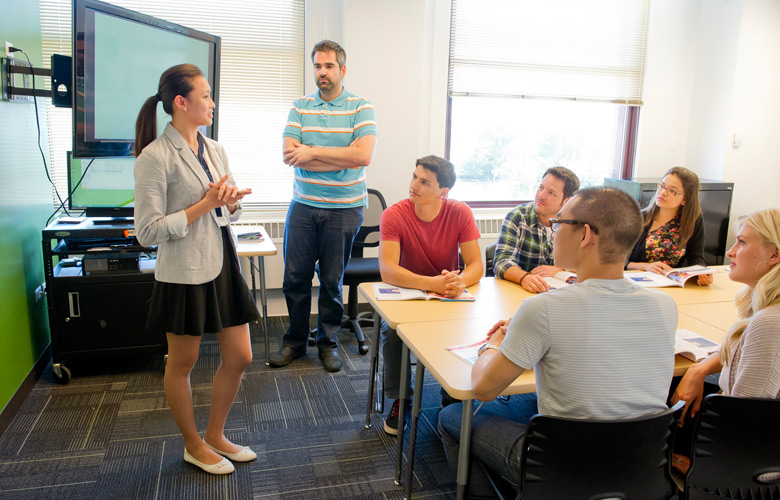
#> input picture data_1/Images/net_100.png, 780 x 500 px; its folder holds 4 pictures in this run
$ python resizer.py
#> lines starting #> are read from the running program, lines starting #| are printed output that depends on the picture
import cv2
import os

import numpy as np
import scipy.io

FIXED_WID = 256
FIXED_HEIGHT = 256

IMAGE_LOCATION = 'data_1/Images/'
ANNOTATION_LOCATION_1 = 'data_1/Sitting/'
ANNOTATION_LOCATION_2 = 'data_1/Standing/'

OUTPUT_IMAGE_LOCATION = 'data_1/Resized/Images/'
OUTPUT_ANNOTATION_LOCATION_1 = 'data_1/Resized/Sitting/'
OUTPUT_ANNOTATION_LOCATION_2 = 'data_1/Resized/Standing/'


filelist = os.listdir(IMAGE_LOCATION)

for k in filelist:
    print(k)
    imagel = IMAGE_LOCATION+'/'+k
    image = cv2.imread(imagel)
#> image is the input picture: shape (500, 780, 3); mean B, G, R 129.4, 137.7, 143.4
    h,w,d = image.shape
#> h = 500; w = 780; d = 3
    dim = (FIXED_HEIGHT, FIXED_WID)
    resized = cv2.resize(image, dim, interpolation=cv2.INTER_AREA)
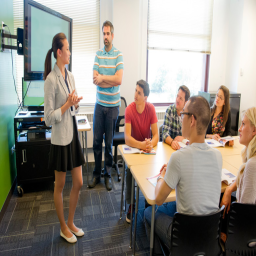
#> resized: shape (256, 256, 3); mean B, G, R 129.4, 137.7, 143.4
    cv2.imwrite(OUTPUT_IMAGE_LOCATION+'/'+k, resized)
    mat_1 = mat_2 = None
    #mat = scipy.io.loadmat(ANNOTATION_LOCATION+'/GT_'+k[: -4]+'.mat')['image_info'][0][0][0][0][0]
    if os.path.isfile(ANNOTATION_LOCATION_1+k[0: -4]+".csv"):
        mat_1 = np.loadtxt(ANNOTATION_LOCATION_1+k[0: -4]+".csv", dtype='int', delimiter=',', ndmin=2)
        mat_1[:, 0] = mat_1[:, 0] * (FIXED_WID / w)
        mat_1[:, 1] = mat_1[:, 1] * (FIXED_HEIGHT / h)
        np.savetxt(OUTPUT_ANNOTATION_LOCATION_1 + '/' + k[0: -4] + '.csv', mat_1, delimiter=',')
    if os.path.isfile(ANNOTATION_LOCATION_2 + k[0: -4] + ".csv"):
        mat_2 = np.loadtxt(ANNOTATION_LOCATION_2+k[0: -4]+".csv", dtype='int', delimiter=',', ndmin = 2)
        mat_2[:, 0] = mat_2[:, 0] * (FIXED_WID / w)
        mat_2[:, 1] = mat_2[:, 1] * (FIXED_HEIGHT / h)
        np.savetxt(OUTPUT_ANNOTATION_LOCATION_2 + '/' + k[0: -4] + '.csv', mat_2, delimiter=',')
#> pass 2 of the loop `for k in filelist:`:
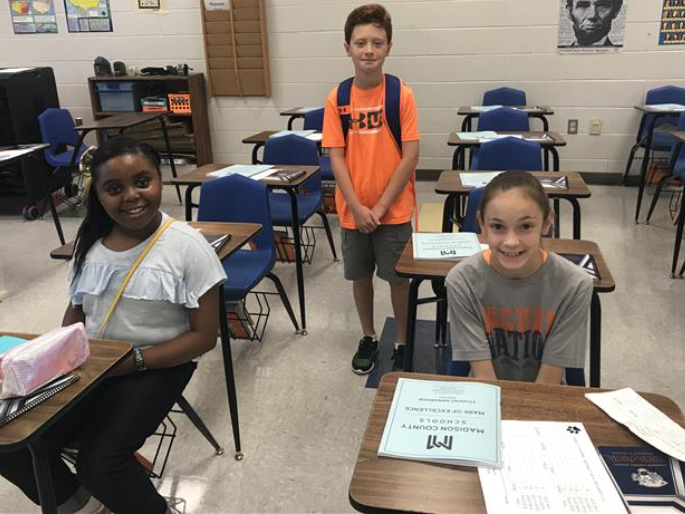
#> input picture data_1/Images/net_101.png, 685 x 514 px
#> image is the input picture: shape (514, 685, 3); mean B, G, R 113.2, 122.2, 132.8
#> `resized = cv2.resize(image, dim, interpolation=cv2.INTER_AREA)`:
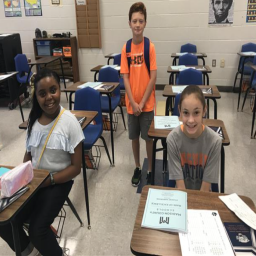
#> resized: shape (256, 256, 3); mean B, G, R 113.2, 122.2, 132.8
#> pass 3 of the loop `for k in filelist:`:
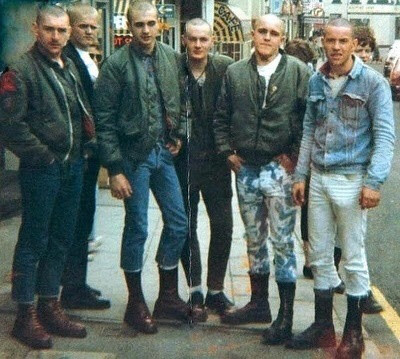
#> input picture data_1/Images/net_106.png, 400 x 359 px
#> image is the input picture: shape (359, 400, 3); mean B, G, R 100.4, 105.4, 93
#> `resized = cv2.resize(image, dim, interpolation=cv2.INTER_AREA)`:
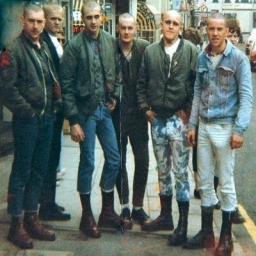
#> resized: shape (256, 256, 3); mean B, G, R 100.4, 105.4, 93
#> the loop made 4 passes; the first 3 are shown
